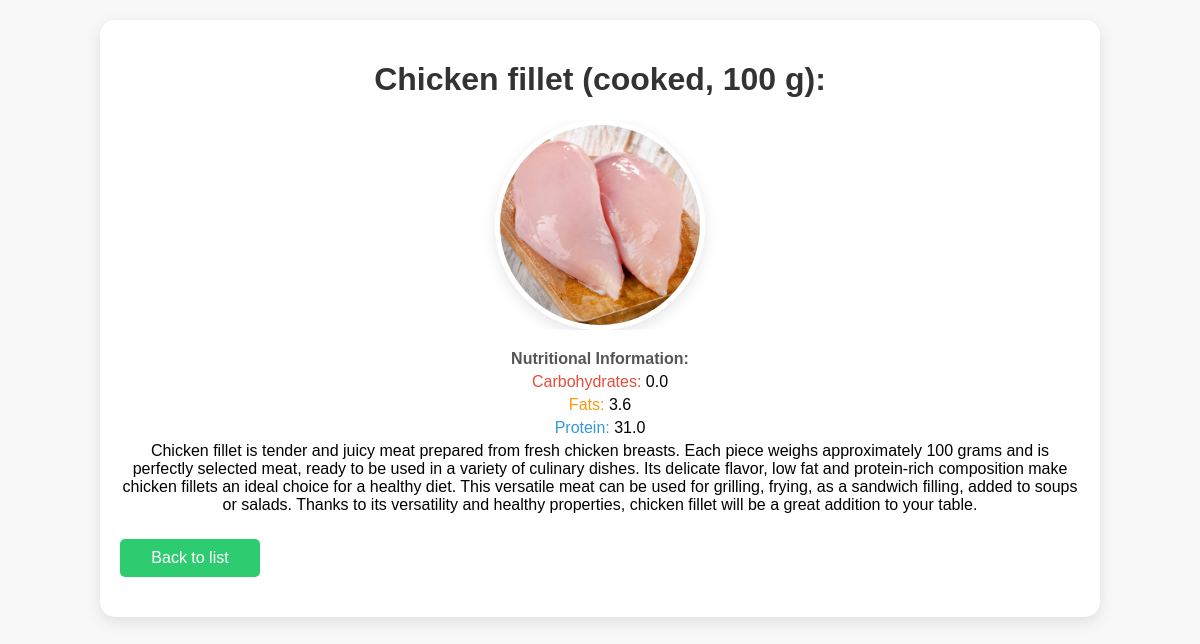
/food/2/, run on the app's committed database.
### blog/models.py (models this page shows, shortened)
class Food(models.Model):
    name = models.CharField(max_length=100)
    image = models.ImageField(upload_to='blog/', blank=True)
    description = models.TextField(blank=True)
    carbs = models.FloatField()
    protein = models.FloatField()
    fats = models.FloatField()
    calories = models.IntegerField()

### blog/views.py (the view)
# urls.py: path('food/<int:id>/', views.FoodDetailView.as_view()),
class FoodDetailView(generic.DetailView):
    template_name = 'food_detail.html'
    def get_object(self, **kwargs):
        food_id = self.kwargs.get('id')
        return get_object_or_404(models.Food, id=food_id)

### templates/food_detail.html (shortened to what this page needs)
<!DOCTYPE html>
<html lang="en">
<head>
</head>
<body>
    <div class="container">
        <h1>{{object.name}}</h1>
        <div class="food-info">
            <img src="{{ object.image.url }}" alt="{{ object.name }} image" width="200" height="200">
        </div>
        <div class="nutrition-info">
            <p class="nutrition-label">Nutritional Information:</p>
            <p><span class="carbs">Carbohydrates:</span> {{object.carbs}}</p>
            <p><span class="fats">Fats:</span> {{object.fats}}</p>
            <p><span class="protein">Protein:</span> {{object.protein}}</p>
            <p> {{object.description}}</p>
        </div>
        <a href="/food/" class="back-btn">Back to list</a>
    </div>
</body>
</html>

### templates/food_detail.html (style rules this page uses)
body { font-family: Arial, sans-serif; margin: 0; padding: 0; background-color: #f8f8f8; }
.container { width: 80%; margin: 20px auto; background-color: #ffffff; border-radius: 15px; box-shadow: 0 5px 15px rgba(0, 0, 0, 0.1); padding: 20px; opacity: 0; transform: translateY(20px); transition: opacity 0.5s ease-in-out, transform 0.5s ease-in-out; }
h1 { color: #333333; text-align: center; }
.food-info { text-align: center; margin-top: 20px; border-radius: 50%; overflow: hidden; }
img { display: block; margin: 0 auto; border-radius: 50%; box-shadow: 0 5px 15px rgba(0, 0, 0, 0.1); border: 5px solid #ffffff; transition: transform 0.3s ease-in-out; }
.nutrition-info { margin-top: 20px; text-align: center; }
p { margin: 5px 0; }
.nutrition-label { font-weight: bold; color: #555555; }
.carbs { color: #e74c3c; }
.fats { color: #f39c12; }
.protein { color: #3498db; }
.back-btn { display: inline-block; width: 120px; margin: 20px auto; padding: 10px; text-align: center; background-color: #2ecc71; color: white; text-decoration: none; border-radius: 5px; transition: background-color 0.3s ease; }

### data on the page
Food: name "Chicken fillet (cooked, 100 g):", image (picture), carbs "0.0", fats "3.6", protein "31.0", description "Chicken fillet is tender and juicy meat prepared from fresh chicken breasts. Each piece weighs approximately 100 grams and is perfectly selected meat, ready to be used in a variety of culinary dishes. Its delicate flavor, low fat and protein-rich composition make chicken fillets an ideal choice for a healthy diet. This versatile meat can be used for grilling, frying, as a sandwich filling, added to soups or salads. Thanks to its versatility and healthy properties, chicken fillet will be a great addition to your table."
